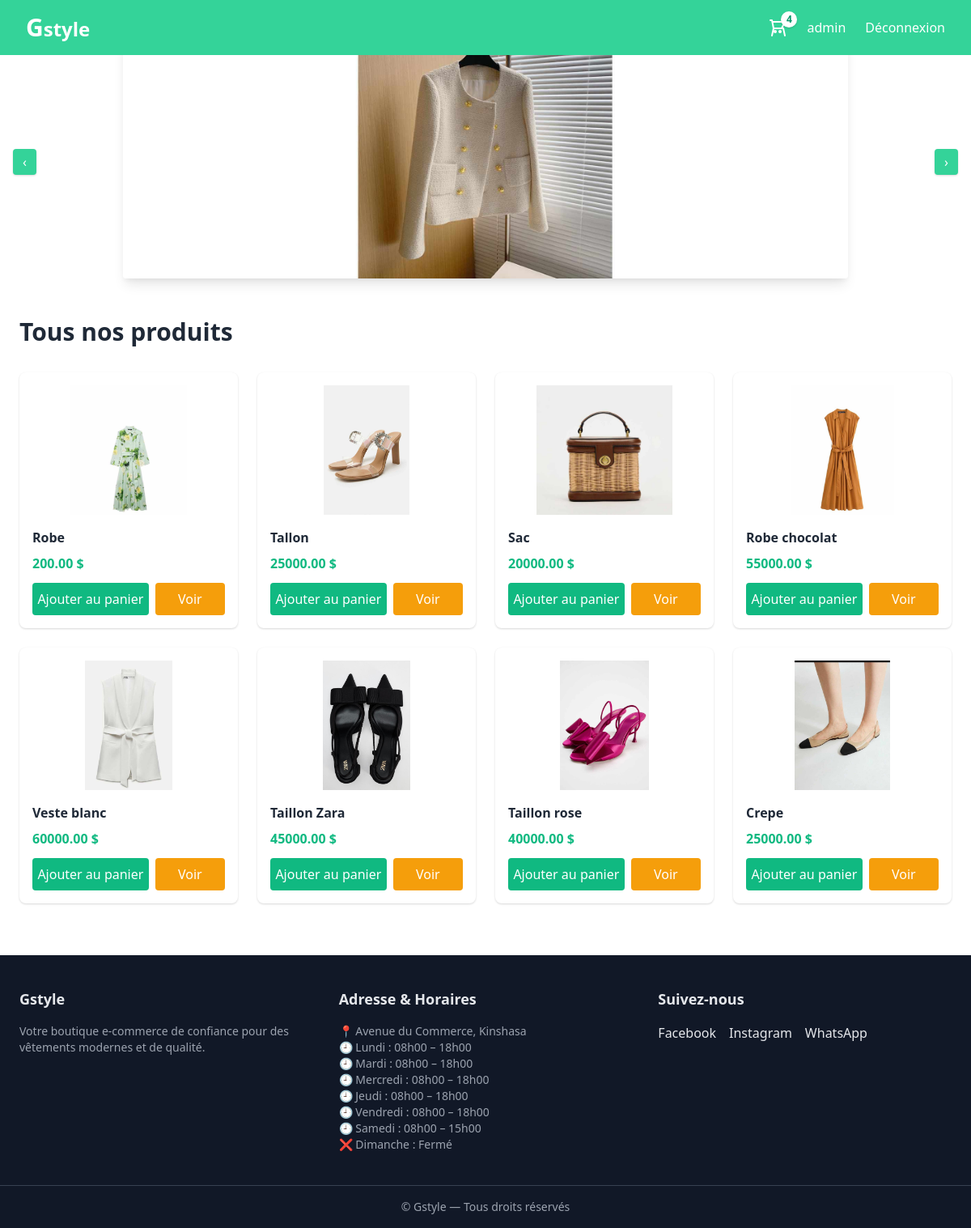
Screenshot of /products/ (signed in) with the database file from the repository.
### panier/models.py (models this page shows, shortened)
class Panier(models.Model):
    user = models.ForeignKey(User, on_delete=models.CASCADE, null=True, blank=True)
    date_creation = models.DateTimeField(auto_now_add=True)
    date_modification = models.DateTimeField(auto_now=True)
    def total_items(self):
        return self.lignepanier_set.count()

### products/models.py (models this page shows, shortened)
class Produit(models.Model):
    nom = models.CharField(max_length=200)
    description = models.TextField()
    prix = models.DecimalField(max_digits=10, decimal_places=2)
    image = models.ImageField(upload_to='products/')
    stock = models.PositiveIntegerField(default=0)
    est_populaire = models.BooleanField(default=False)
    categorie = models.ForeignKey(Categorie, on_delete=models.SET_NULL, null=True, blank=True)

### products/views.py (the view)
# urls.py: path('', views.product_list, name='list_products'),
def product_list(request):
    produits = Produit.objects.all()
    context = {
        "produits": produits
    }
    return render(request, 'products/list_products.html', context)

### panier/context_processors.py (called while the page is built)
def panier_context(request):
    if request.user.is_authenticated:
        panier, _ = Panier.objects.get_or_create(user=request.user)
        return {'panier': panier}
    return {'panier': None}

### products/templates/products/list_products.html (shortened to what this page needs)
{% extends "base.html" %}
{% load static %}
{% block content %}
<h1 class="text-3xl font-bold text-gray-800 mb-8">
    Tous nos produits
</h1>
<div class="grid grid-cols-1 sm:grid-cols-2 md:grid-cols-4 gap-6">
        {% for prod in produits %}
        <div class="bg-white rounded-lg shadow hover:shadow-lg transition p-4">
            <img src="{{ prod.image.url }}" class="h-40 w-full object-contain" alt="{{ prod.nom }}">
            <h3 class="mt-4 font-semibold text-gray-800">{{ prod.nom }}</h3>
            <p class="text-green-500 font-bold mt-2">{{ prod.prix }} $</p>
            <div class="flex gap-2">
                <a href="{% url 'add_to_cart' prod.id %}" class="w-60 mt-3 bg-green-500 text-white text-center py-2 rounded hover:bg-green-600 transition">
                Ajouter au panier
            </a>
            <a href="{% url 'products:detail' prod.id %}" class="w-36 mt-3 bg-yellow-500 text-white text-center py-2 rounded hover:bg-yellow-600 transition">Voir</a>
            </div>
        </div>
    {% empty %}
    <p>Aucun produit disponible pour le moment.</p>
    {% endfor %}
</div>
{% endblock %}

### ecommerce/templates/base.html (shortened to what this page needs)
{% load static %}
<!DOCTYPE html>
<html lang="fr">
<head>
    <link href="https://cdn.jsdelivr.net/npm/tailwindcss@2.2.19/dist/tailwind.min.css" rel="stylesheet">
</head>
<body class="bg-white text-black overflow-x-hidden">
<nav class="fixed top-0 left-0 w-full z-50 bg-green-400 px-8 py-4 flex justify-between items-center">
    <a href="{% url 'home' %}" class="text-white text-2xl font-bold">
        <span class="text-3xl">G</span>style
    </a>
    <div class="flex items-center gap-6">
        <a href="{% url 'cart' %}" class="relative flex items-center text-white font-medium">
            <svg xmlns="http://www.w3.org/2000/svg" class="w-6 h-6" fill="none"
                viewBox="0 0 24 24" stroke="currentColor">
                <path stroke-linecap="round" stroke-linejoin="round" stroke-width="2"
                    d="M3 3h2l.4 2M7 13h10l4-8H5.4M7 13L5.4 5M7 13l-2 9m14-9l2 9m-5-5a1 1 0 11-2 0 1 1 0 012 0zm-6 0a1 1 0 11-2 0 1 1 0 012 0z" />
            </svg>
            <span
                class="absolute -top-2 -right-3
        flex items-center justify-center
        w-5 h-5
        bg-white text-green-600
        text-xs font-bold
        rounded-full
        shadow">
                {{ panier.total_items|default:0 }}
            </span>
        </a>
        {% if request.user.is_authenticated %}
            <span class="text-white">{{ request.user.username }}</span>
            <a href="{% url 'logout' %}" class="text-white hover:text-gray-500">Déconnexion</a>
        {% else %}
            <a href="{% url 'login' %}" class="text-white hover:underline">Connexion</a>
            <a href="{% url 'register' %}" class="text-white hover:underline">Inscription</a>
        {% endif %}
    </div>
</nav>
<div
    x-data="{
        current: 0,
        images: [
            '{% static "images/prod1.jpg" %}',
            '{% static "images/prod2.jpg" %}',
            '{% static "images/prod3.jpg" %}'
        ]
    }"
    x-init="setInterval(() => current = (current + 1) % images.length, 3000)"
    class="relative w-full bg-white flex items-center justify-center py-6"
>
    <div class="relative w-full max-w-4xl h-80 overflow-hidden mx-auto rounded shadow-lg">
    <template x-for="(img, index) in images" :key="index">
        <img
            x-show="current === index"
            x-transition:enter="transition ease-out duration-700"
            x-transition:enter-start="opacity-0 scale-105"
            x-transition:enter-end="opacity-100 scale-100"
            x-transition:leave="transition ease-in duration-500"
            x-transition:leave-start="opacity-100 scale-100"
            x-transition:leave-end="opacity-0 scale-95"
            :src="img"
            class="absolute inset-0 w-full h-full object-contain bg-white"
            alt="Produit"
        >
    </template>
</div>
    <button
        @click="current = current === 0 ? images.length - 1 : current - 1"
        class="absolute left-4 top-1/2 -translate-y-1/2 bg-green-400 text-white px-3 py-1 rounded shadow">
        ‹
    </button>
    <button
        @click="current = current === images.length - 1 ? 0 : current + 1"
        class="absolute right-4 top-1/2 -translate-y-1/2 bg-green-400 text-white px-3 py-1 rounded shadow">
        ›
    </button>
</div>
<div class="p-6">
    {% block content %}{% endblock %}
</div>
<footer class="bg-gray-900 text-gray-200 mt-10">
    <div class="max-w-7xl mx-auto px-6 py-10 grid grid-cols-1 md:grid-cols-3 gap-8">
        <div>
            <h3 class="text-lg font-semibold mb-4">Gstyle</h3>
            <p class="text-sm text-gray-400">
                Votre boutique e-commerce de confiance pour des vêtements modernes
                et de qualité.
            </p>
        </div>
        <div>
            <h3 class="text-lg font-semibold mb-4">Adresse & Horaires</h3>
            <p class="text-sm text-gray-400">
                📍 Avenue du Commerce, Kinshasa<br>
                🕘 Lundi : 08h00 – 18h00<br>
                🕘 Mardi : 08h00 – 18h00<br>
                🕘 Mercredi : 08h00 – 18h00<br>
                🕘 Jeudi : 08h00 – 18h00<br>
                🕘 Vendredi : 08h00 – 18h00<br>
                🕘 Samedi : 08h00 – 15h00<br>
                ❌ Dimanche : Fermé
            </p>
        </div>
        <div>
            <h3 class="text-lg font-semibold mb-4">Suivez-nous</h3>
            <div class="flex space-x-4">
                <a href="#" class="hover:text-green-400 transition">Facebook</a>
                <a href="#" class="hover:text-green-400 transition">Instagram</a>
                <a href="#" class="hover:text-green-400 transition">WhatsApp</a>
            </div>
        </div>
    </div>
    <div class="border-t border-gray-700 text-center py-4 text-sm text-gray-400">
        © {{ now|date:"Y" }} Gstyle — Tous droits réservés
    </div>
</footer>
</body>
</html>

### rows the page displays
Panier: total_items "4"
Produit: image (picture), nom "Robe", prix "200.00"
Produit: image (picture), nom "Tallon", prix "25000.00"
Produit: image (picture), nom "Sac", prix "20000.00"
Produit: image (picture), nom "Robe chocolat", prix "55000.00"
Produit: image (picture), nom "Veste blanc", prix "60000.00"
Produit: image (picture), nom "Taillon Zara", prix "45000.00"
Produit: image (picture), nom "Taillon rose", prix "40000.00"
Produit: image (picture), nom "Crepe", prix "25000.00"

### other values shown
{{ request.user.username }} "admin"
